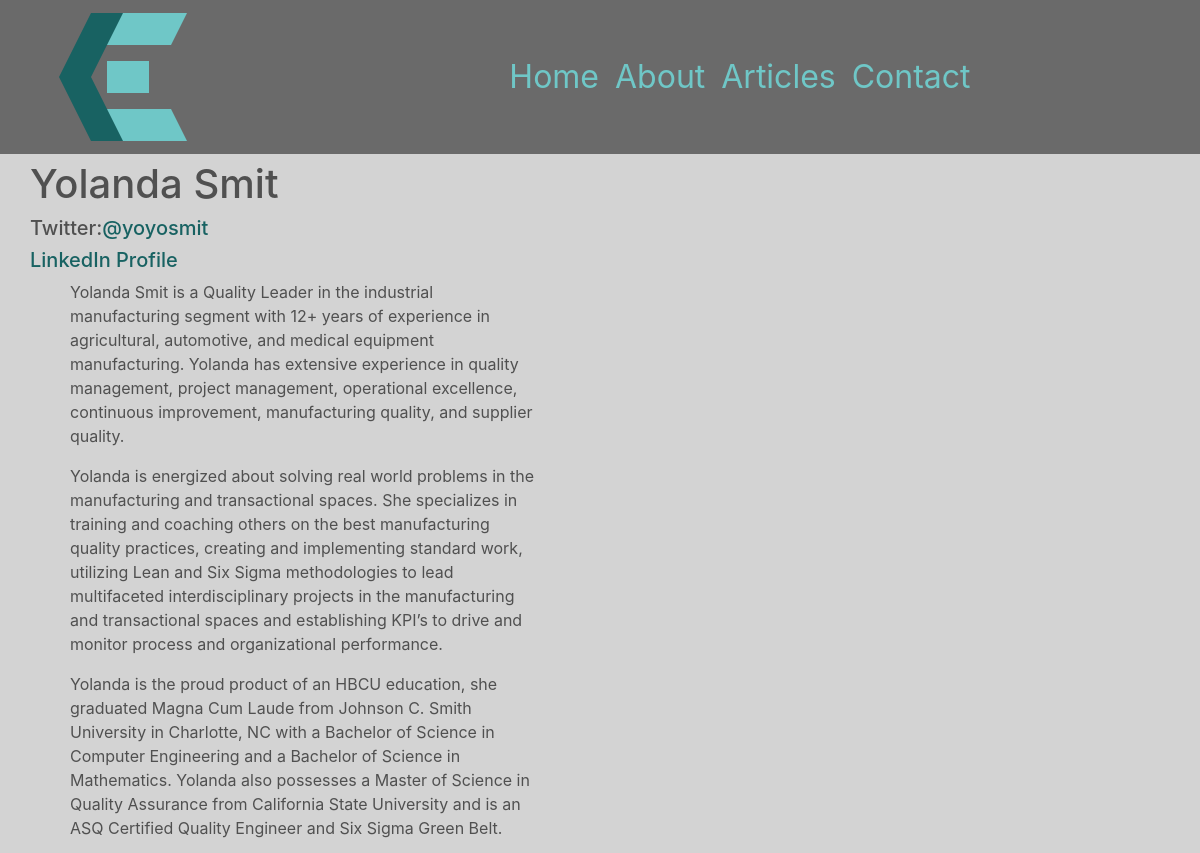
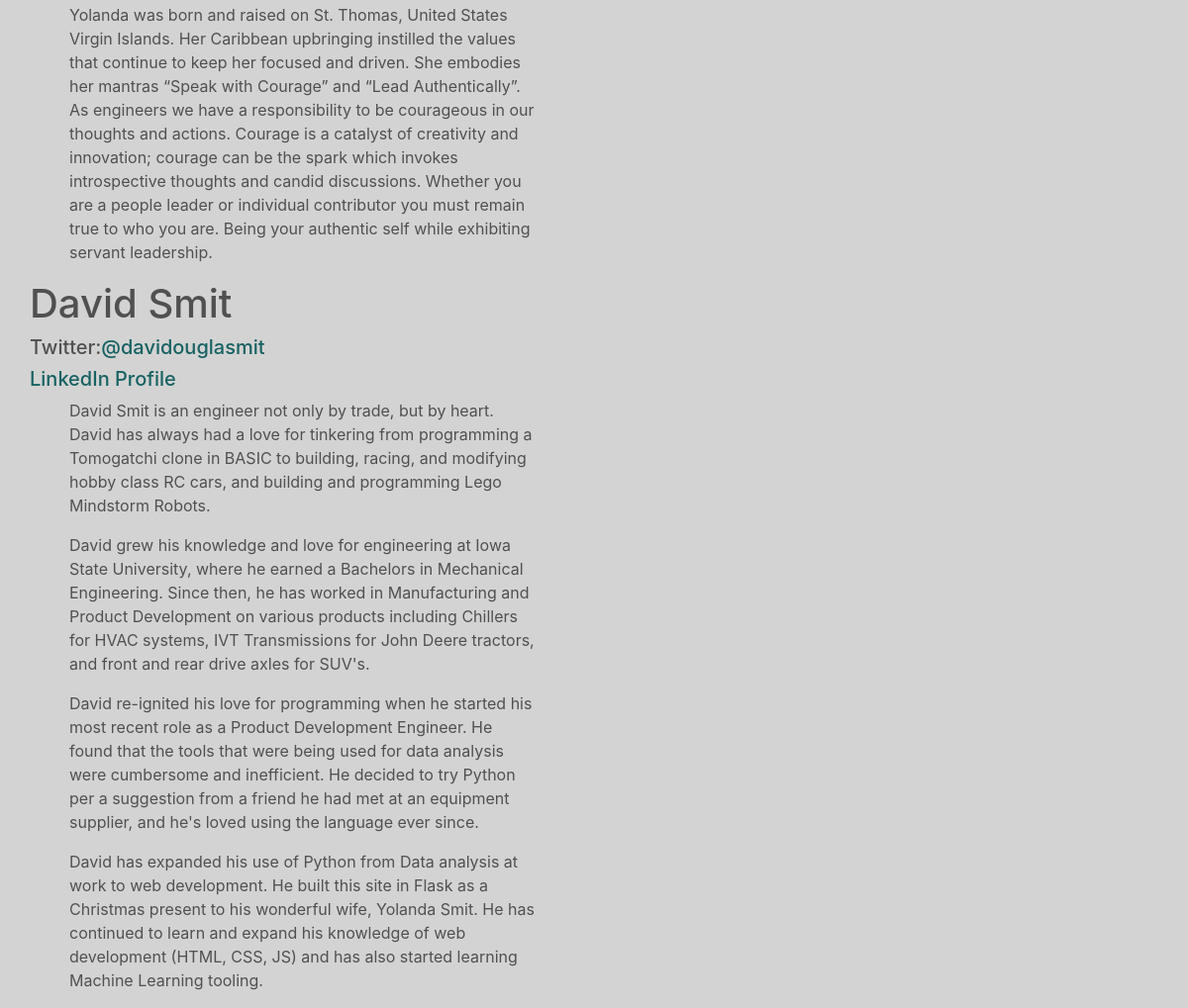
Before: /about with the older database file (2 pictures, top to bottom).
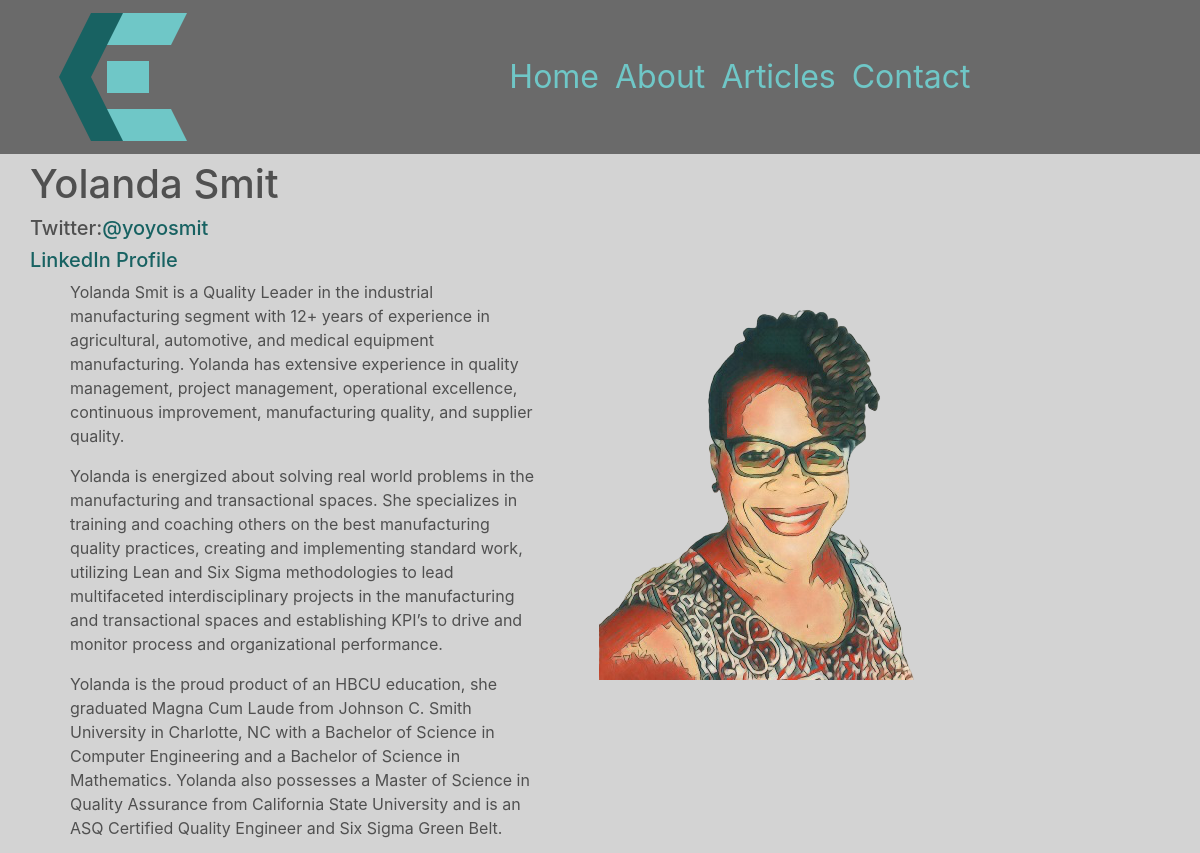
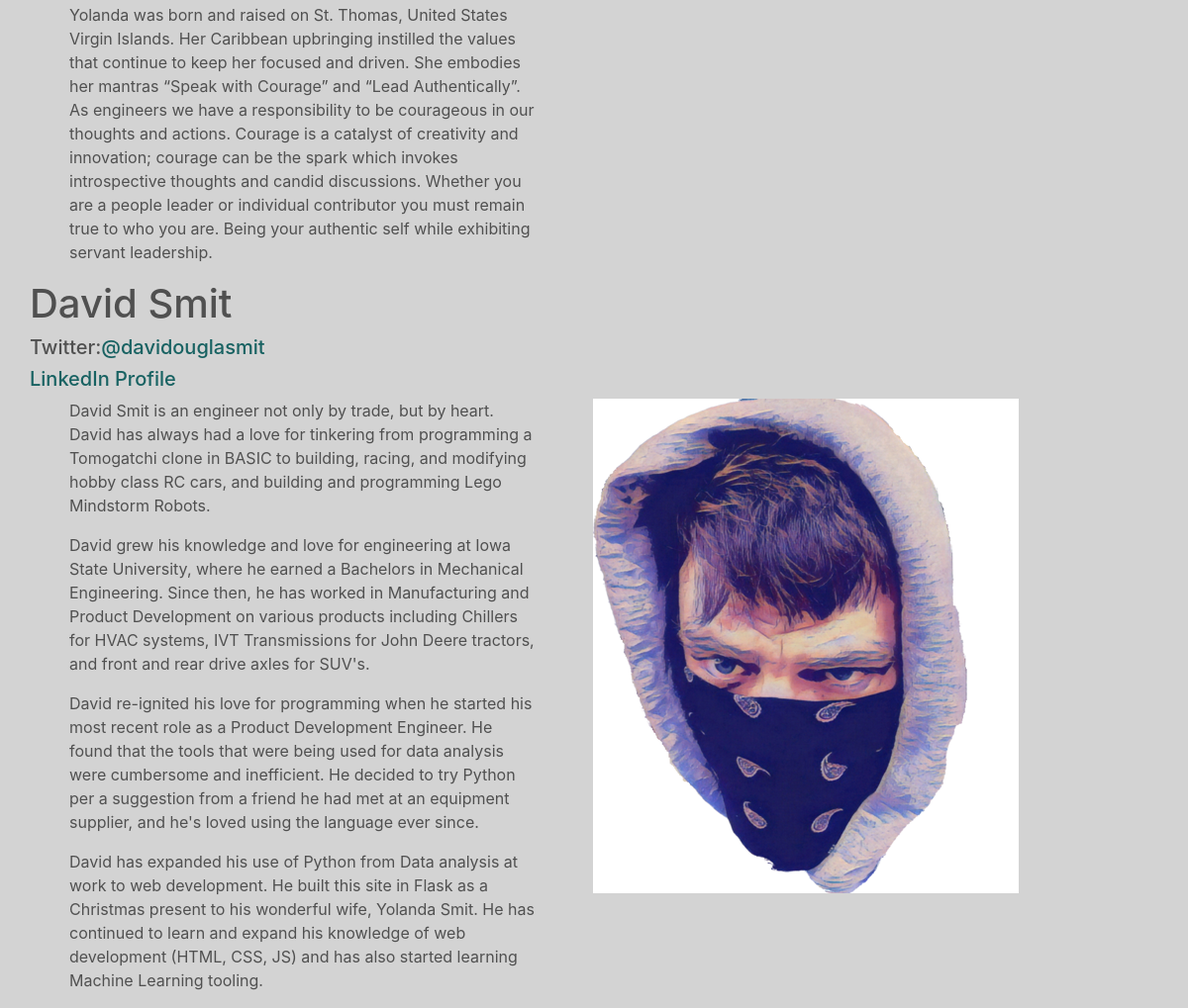
After: the same page with the newer database file (2 pictures, top to bottom).
### chrissmit/services/db_models.py (models this page shows, shortened)
class User(db.Model, UserMixin):
    id = db.Column(db.Integer, primary_key=True, )
    authorization_level = db.Column(db.String(60), nullable=False, )
    linkedin = db.Column(db.String(100),)
    full_name = db.Column(db.String(45), unique=False, nullable=False,)
    twitter_handle = db.Column(db.String(20), unique=True, nullable=True,)
    email = db.Column(db.String(120), unique=True, nullable=False, )
    image_file = db.Column(db.String(20), nullable=False, default='default.svg', )
    password = db.Column(db.String(60), nullable=False, )
    articles = db.relationship('Article', backref='author', lazy=True)
    edits = db.relationship('ArticleEdits', backref='author', lazy=True)
    content = db.Column(db.Text, nullable=False)

### chrissmit/views/navigation_views.py (the view)
@blueprint.route('/about')
def about():
    recent_articles = article.get_last(4)
    authors = profile.get_all()
    return render_template(
        template_name_or_list='navigation/about.html',
        recent_articles=recent_articles,
        authors=authors,
    )

### chrissmit/services/article.py (called while the page is built)
def get_last(number=4, desc=True):
    full_article = full_article_data()
    if desc:
        return full_article.filter(Article.is_released==True).order_by(Article.posted.desc()).limit(number).all()
    return full_article.filter(Article.is_released==True).limit(number).all()

def full_article_data():
    fields = full_data_fields()
    return fields.join(
        ArticleEdits,
        Article.current_edit_id == ArticleEdits.id,
    ).join(
        User,
        Article.author_id == User.id
    )

def full_data_fields():
    return db.session.query(
        ArticleEdits.id,
        ArticleEdits.article_id,
        Article.posted,
        Article.edited,
        Article.is_released,
        Article.author_id,
        Article.current_edit_id,
        ArticleEdits.title,
        ArticleEdits.preview,
        ArticleEdits.content,
        ArticleEdits.image_file,
        ArticleEdits.user_id,
        ArticleEdits.is_edited,
        ArticleEdits.is_ready_for_release,
        ArticleEdits.edited,
        Article.author_id,
        User.full_name,
    )

### chrissmit/services/profile.py (called while the page is built)
def get_all():
    return User.query.all()

### chrissmit/templates/navigation/about.html (shortened to what this page needs)
{% extends "shared/_layout.html" %}
{% block main_content %}
    {% if authors %}
        {% for author in authors %}
            <div class="row">
                <h1>{{ author.full_name }}</h1>
            </div>
            <div class="row">
                <h5>Twitter:<a href="https://www.twitter.com/{{ author.twitter_handle }}">{{ author.twitter_handle }}</a></h5>
            </div>
            <div class="row">
                <h5><a href="{{ author.linkedin }}">LinkedIn Profile</a></h5>
            </div>
            <div class="row">
                <div class="col-lg-7">
                    {% for paragraph in author.content.split('</p>') %}
                        <p >
                            {{ paragraph }}
                        </p>
                    {% endfor %}
                </div>
                <div class="col-lg-4">
                   <img src="{{ '/static/img/authors/'+ author.image_file }}" alt="">
                </div>
            </div>
        {% endfor %}
    {%  endif %}
{% endblock %}

### chrissmit/templates/shared/_layout.html (shortened to what this page needs)
<!DOCTYPE html>
<html lang="en">
<head>
<!DOCTYPE html>
<html lang="en">
<head>
    <link rel="stylesheet"
          href="https://stackpath.bootstrapcdn.com/bootstrap/4.1.3/css/bootstrap.min.css"
>
    <link rel="stylesheet" href="/static/css/site.css">
</head>
<body>
<div class="nav-outer fixed-top">
    <div class="container menu">
        <nav class="navbar navbar-expand-lg col-sm-12">
            <div class="row">
                <button class="navbar-toggler logo" type="button" data-toggle="collapse" data-target="#navbarNavDropdown " id="logo">
                    <img src="../../../static/img/logo.svg">
                </button>
            </div>
            <div class="col-sm-9">
                <div class="collapse navbar-collapse" id="navbarNavDropdown">
                    <ul class="navbar-nav">
                        <li class="nav-item"><a class="nav-link" href="{{ url_for('navigation.index') }}">Home</a></li>
                        <li class="nav-item"><a class="nav-link" href="{{ url_for('navigation.about') }}">About</a></li>
                        <li class="nav-item">
                           <div class="dropdown show">
                              <a class="nav-link"
                                 href="#" role="button"
                                 id="dropdownMenuLink"
                                 data-toggle="dropdown"
                                 aria-haspopup="true"
                                 aria-expanded="false">Articles</a>
                              </div>
                        <li class="nav-item"><a class="nav-link" href="{{ url_for('navigation.contact') }}">Contact</a></li>
                    </ul>
                </div>
        </div>
        </nav>
    </div>
</div>
<div class="main_content container">
    <div class="row">
        <div class="col-md-10">
            {% block main_content %}
            {% endblock %}
        </div>
    </div>
</div>
</body>
</html>

### chrissmit/static/css/site.css (style rules this page uses)
:root { --backgroundColor: lightgrey; --primaryFontColor: rgba(80,80,80,1); --navBackgroundColor: rgba(80,80,80,0.8); --navDropDownBackgroundColor: rgba(80,80,80,0.6); --navDropDownText: lightgrey; --lightAccent: #6FC7C7; --darkAccent: #186262; }
html { background-color: var(--backgroundColor); }
body { background-color: var(--backgroundColor); }
.main_content { margin-top: 160px; color: var(--primaryFontColor); background-color: var(--backgroundColor); border: 2px; height: 100%; }
h1 { color: var(--primaryFontColor); }
p { padding-left: 25px; padding-right: 25px; }
.nav-outer { background-color: var(--navBackgroundColor); width: 100%; }
nav { font-size: 2rem; margin-left: 0px; margin-right: auto; }
.nav-link { color: var(--lightAccent); text-align: left; margin-left: auto; margin-right: 0px; width: 100% }
a { color: var(--darkAccent); }
#logo { display: inline-block; }
.collapse:not(.show) { float: right; }

Changed rows visible on the page:
changed User "Yolanda Smit": image_file: picture added
changed User "David Smit": image_file: picture added
